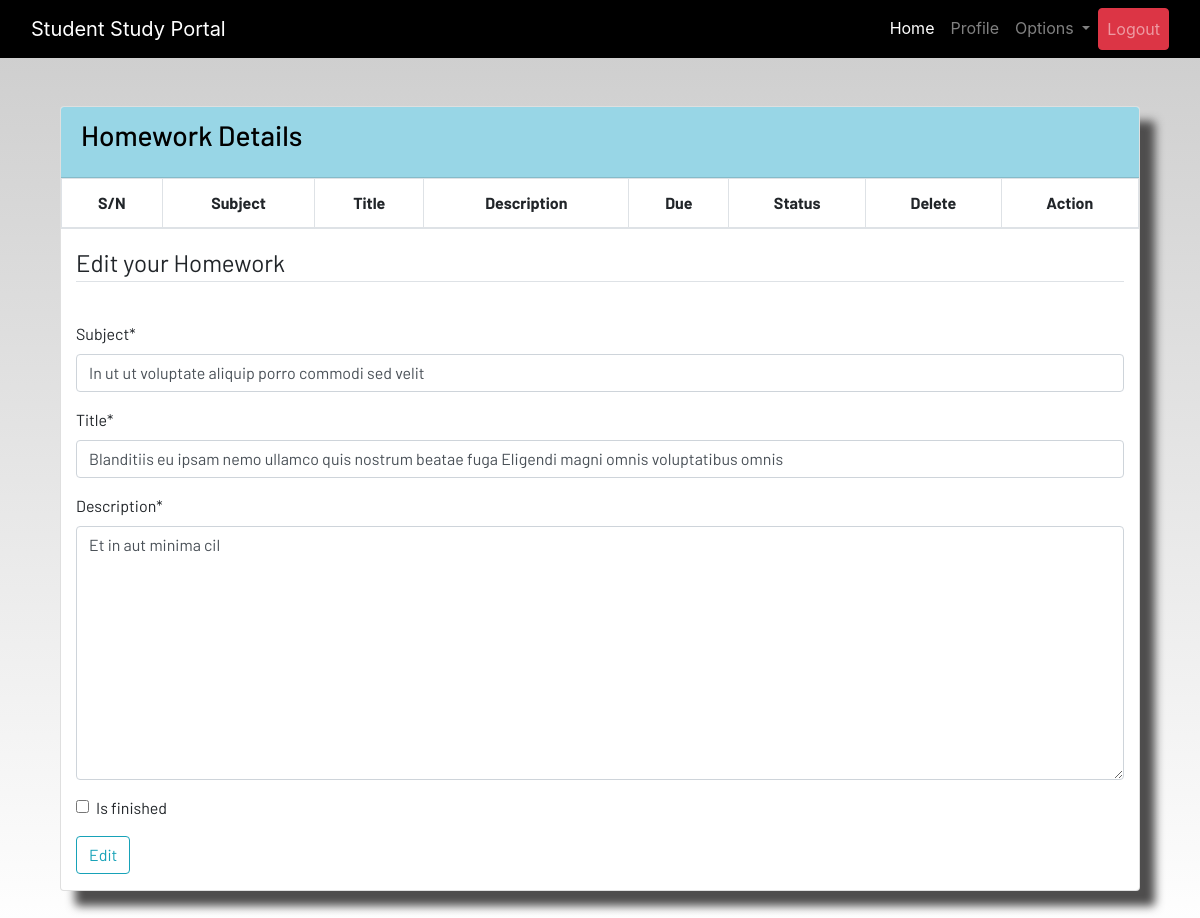
Screenshot of /edit-homework/10 (signed in) with the database file from the repository.
### dashboard/models.py (models this page shows, shortened)
class Homework(models.Model):
    user = models.ForeignKey(User, on_delete=models.CASCADE)
    subject = models.CharField(_('Subject'),max_length=50)
    title = models.CharField(_('Title'),max_length=100)
    description = models.TextField()
    due = models.DateTimeField()
    is_finished = models.BooleanField(default=False)
    class Meta:
        verbose_name = "Homework"
        verbose_name_plural = "Homeworks"

### dashboard/views.py (the view, shortened to what this page needs)
# urls.py: path('edit-homework/<int:pk>', views.edit_homework, name='edit-homework'),
@login_required
def edit_homework(request, pk=None):
    form = EditHomeworkForm()
    homework = Homework.objects.get(id=pk)
    form.fields['subject'].initial = homework.subject
    form.fields['title'].initial = homework.title
    form.fields['description'].initial = homework.description
    form.fields['is_finished'].initial = homework.is_finished
    '''
    else:
        messages.info(request, 'Invalid response method')
        return redirect('todo')
    '''
    data = {
        'form':form,
        'homework':homework
    }
    return render(request, 'dashboard/edit-homework.html', data)

### dashboard/forms.py
class EditHomeworkForm(forms.ModelForm):
    class Meta:
        model = Homework
        widgets = {'due':DateInput()}
        fields = ['subject','title','description','is_finished']

### dashboard/templates/dashboard/edit-homework.html (shortened to what this page needs)
{% extends 'dashboard/base.html' %}
{% load static %}
{% load crispy_forms_tags %}
{% block content %}
<div class="container">
    {% if not homework_done %}
    <section class="content">
        <div class="container-fluid">
            <div class="row">
                <div class="col-md-12">
                    <div class="card">
                        <div class="card-header">
                            <h3 class="card-title">Homework Details</h3>
                        </div>
                        <div class="card-body table-responsive p-0">
                            <table class="table table-hover text-nowrap table-bordered">
                                <thead style="text-align:center">
                                    <tr>
                                        <th scope="col">S/N</th>
                                        <th scope="col">Subject</th>
                                        <th scope="col">Title</th>
                                        <th scope="col">Description</th>
                                        <th scope="col">Due</th>
                                        <th scope="col">Status</th>
                                        <th scope="col">Delete</th>
                                        <th scope="col">Action</th>
                                    </tr>
                                </thead>
                            </table>
                            {% else %}
                            <h4>All homeworks are completed!! Create to have more!!</h4>
                            {% endif %}
                        </div>
                        <div class=" container">
                            <form method="POST">
                                <fieldset class="form-group">
                                    <legend class="border-bottom mb-4">Edit your Homework</legend>
                                </fieldset>
                                {{form|crispy}}
                                <div class="form-group">
                                    <button href="" class="btn btn-outline-info" type="submit">
                                        Edit
                                    </button>
                                </div>
                            </form>
                        </div>
                    </div>
                </div>
            </div>
        </div>
    </section>
    <br>
</div>
{% endblock content %}

### static/css/main.css (style rules this page uses)
html { scroll-behavior: smooth; height: 100%; width: 100%; }
.card { box-shadow: 15px 15px 10px rgb(78, 77, 77); }
.card-header { color: black !important; background: rgb(152, 214, 230) !important; transition: 0.3s ease-in; }
html, body { max-width: 100%; overflow-x: hidden; height: 100%; width: 100%; }
body { background: linear-gradient(rgba(0, 0, 0, 0.2), rgba(255, 255, 255, 0.5)); overflow-x: hidden; background-repeat: no-repeat; }
.card-header { background-color: rgb(133, 204, 231); }

### rows the page displays
Homework: subject "In ut ut voluptate aliquip porro commodi sed velit", title "Blanditiis eu ipsam nemo ullamco quis nostrum beatae fuga Eligendi magni omnis voluptatibus omnis", description "Et in aut minima cil"
